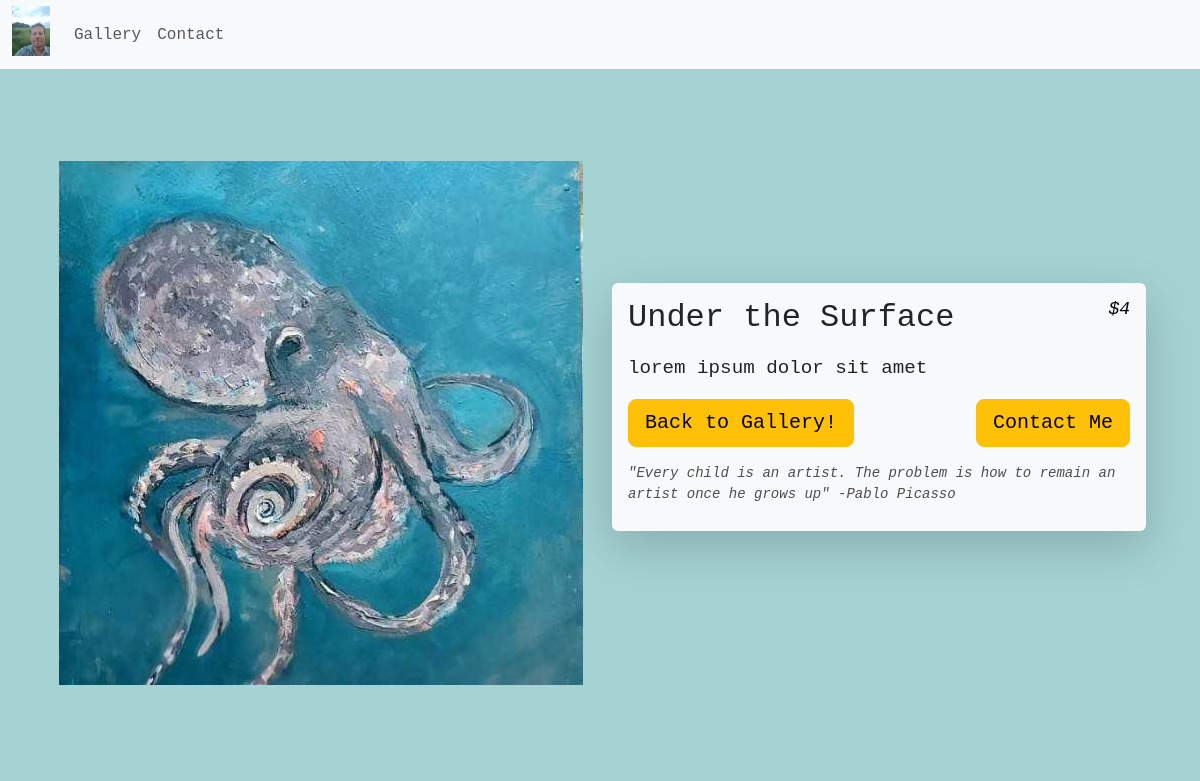
The app's page /gallery/Under the Surface/, older data.
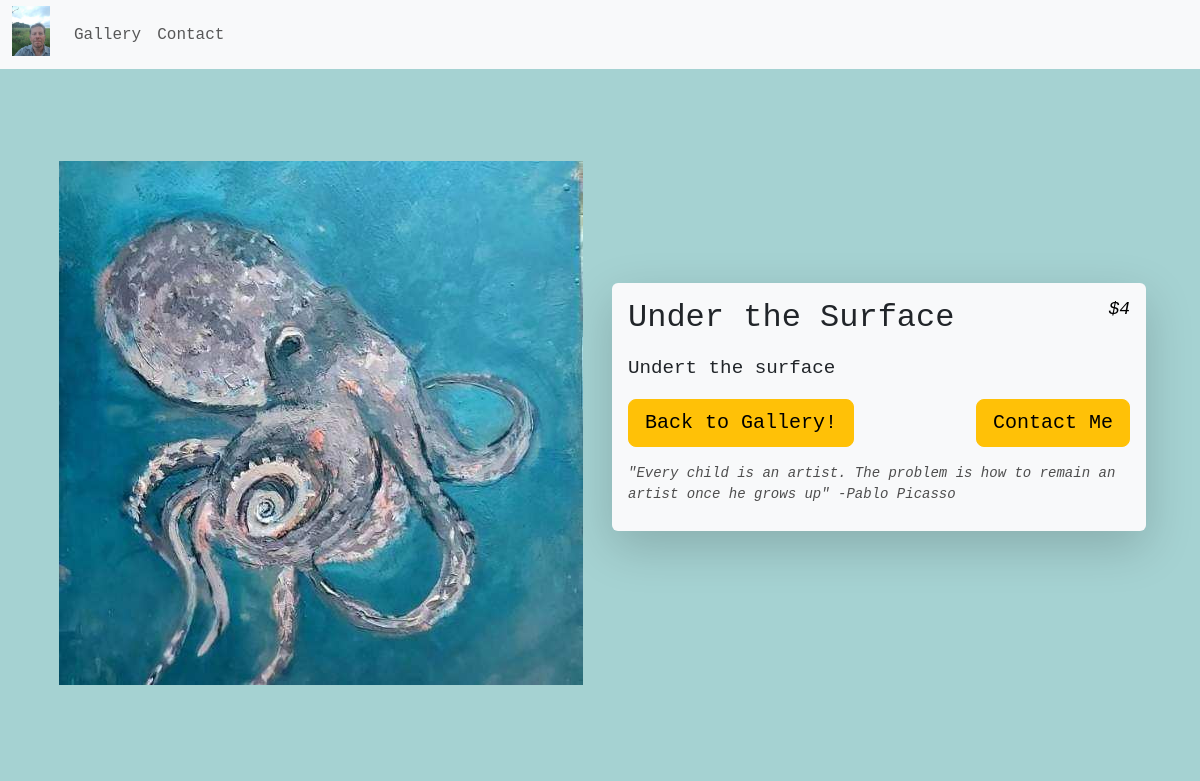
The same page, newer data.
### jimTheArtist/models.py (models this page shows, shortened)
class Painting(models.Model):
    title = models.CharField(max_length=100)
    description = models.TextField()
    price = models.IntegerField()
    image = models.ImageField(upload_to='paintings/')

### jimTheArtist/views.py (the view)
# urls.py: path('gallery/<str:painting_name>/', views.painting, name='painting'),
def painting(request, painting_name):
    painting = get_object_or_404(Painting, title=painting_name)
    return render(request, 'painting.html', {'painting': painting, 'quote': random.choice(quotes)})

### jimTheArtist/templates/painting.html (shortened to what this page needs)
{% extends 'base.html' %}
{% block content %}
<div class="container">
    <div class="row">
        <div class="col-md-6">
            <span class="d-block mb-3"><img class="full-screen-image w-100 painting_img" src="{{ painting.image.url }}"></span>
        </div>
        <div class="col-md-6 d-flex flex-column justify-content-center">
            <div class="shadow-lg p-3 mb-5 bg-body-tertiary rounded">
              <div class="mb-3">
                <h1 class="h2 mb-2 painting_title">{{ painting.title }} <span class="price-text h5"> ${{ painting.price }}</span></h1>
                <p class="small painting-text">{{ painting.description }}</p>
              </div>
              <div class="d-flex justify-content-between mb-3">
                <a href="{% url 'gallery' %}" class="btn btn-warning btn-lg mr-3">Back to Gallery!</a>
                <a href="{% url 'contact' %}" class="btn btn-warning btn-lg">Contact Me</a>
              </div>
              <p class="small mb-0 quote-text">{{ quote }}</p>
            </div>
          </div>
    </div>
</div>
{% endblock %}

Row changes from the older to the newer data that the page shows:
changed Painting "Under the Surface": description "lorem ipsum dolor sit amet" → "Undert the surface"
